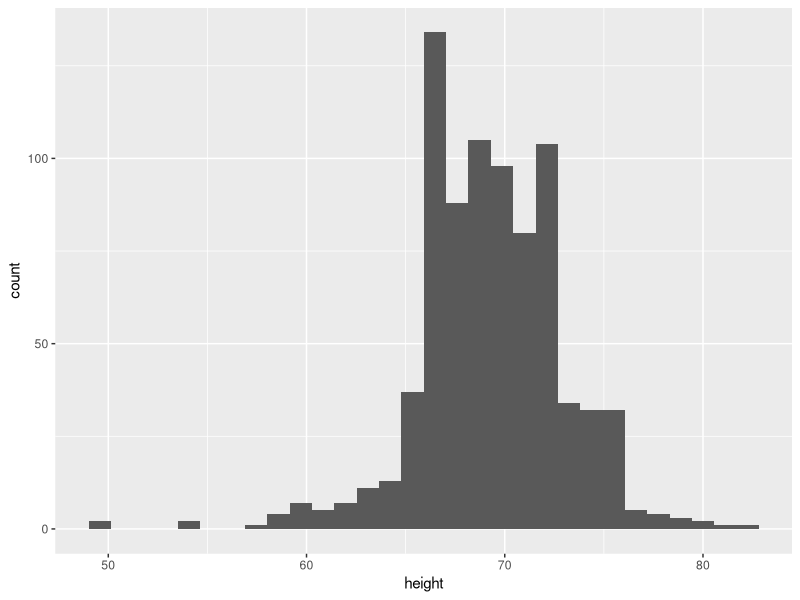
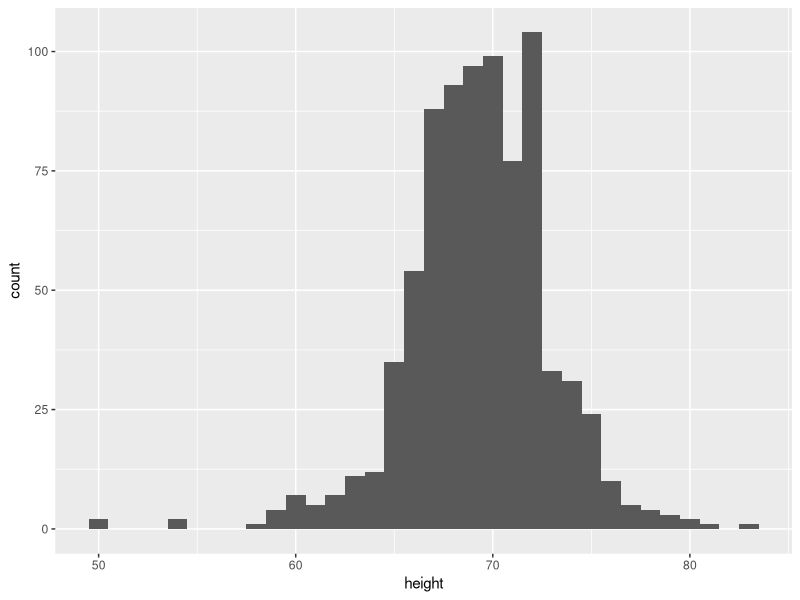
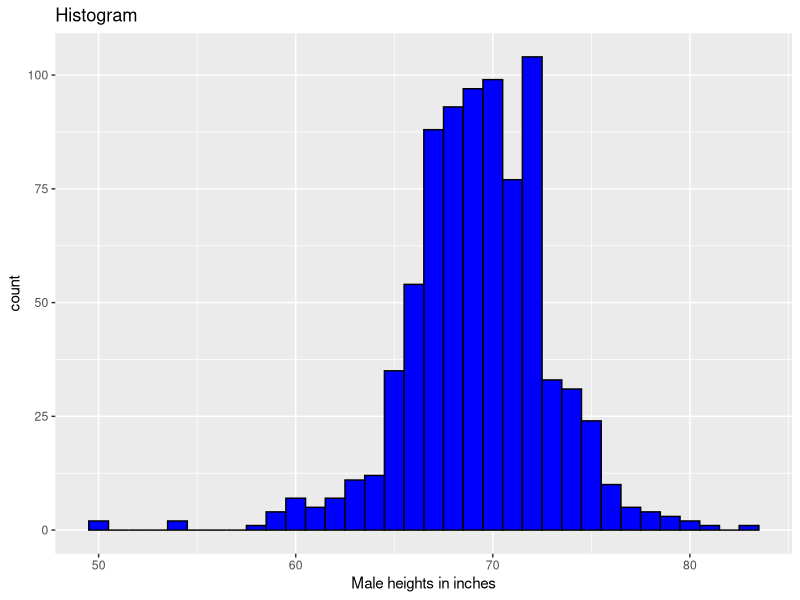
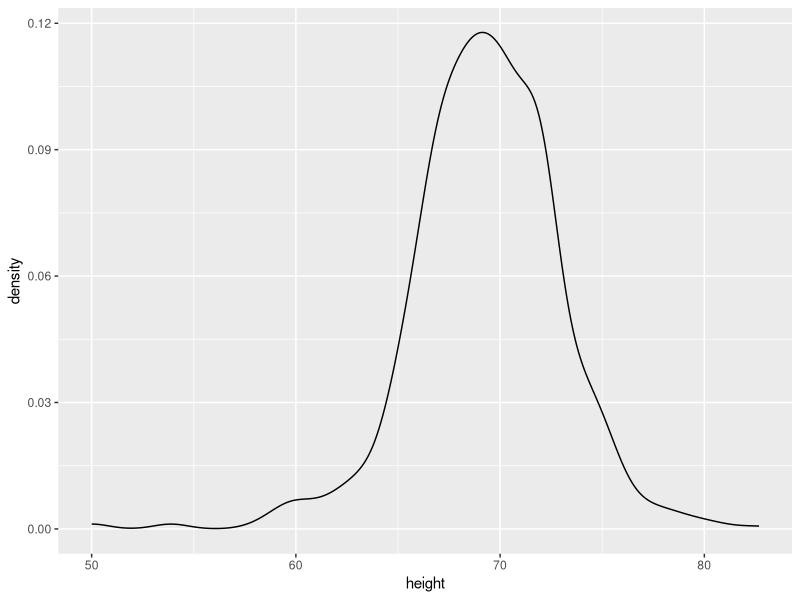
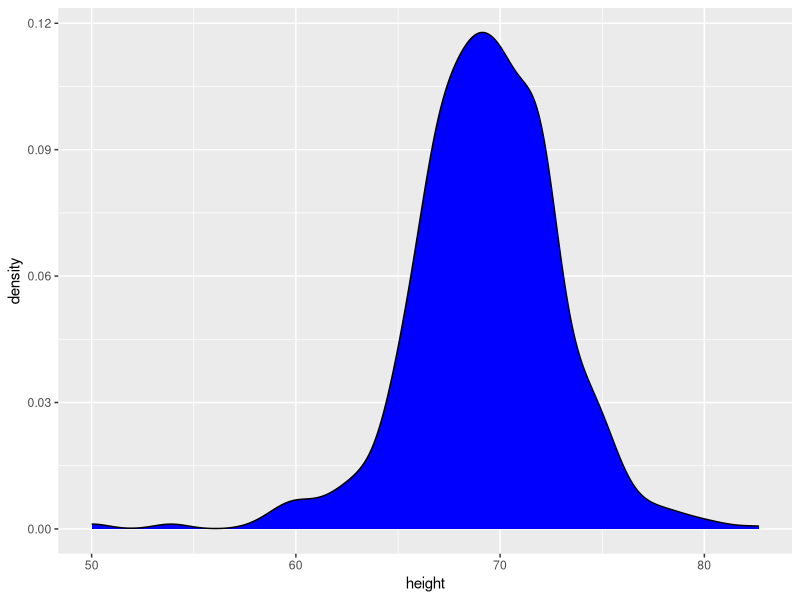

Source code (R) for these figures, in order:
# load heights data
library(tidyverse)
library(dslabs)
data(heights)

# define p
p <- heights %>%
  filter(sex == "Male") %>%
  ggplot(aes(x = height))

# basic histograms
p + geom_histogram()
p + geom_histogram(binwidth = 1)

# histogram with blue fill, black outline, labels and title
p + geom_histogram(binwidth = 1, fill = "blue", col = "black") +
  xlab("Male heights in inches") +
  ggtitle("Histogram")
p + geom_density()
p + geom_density(fill = "blue")
